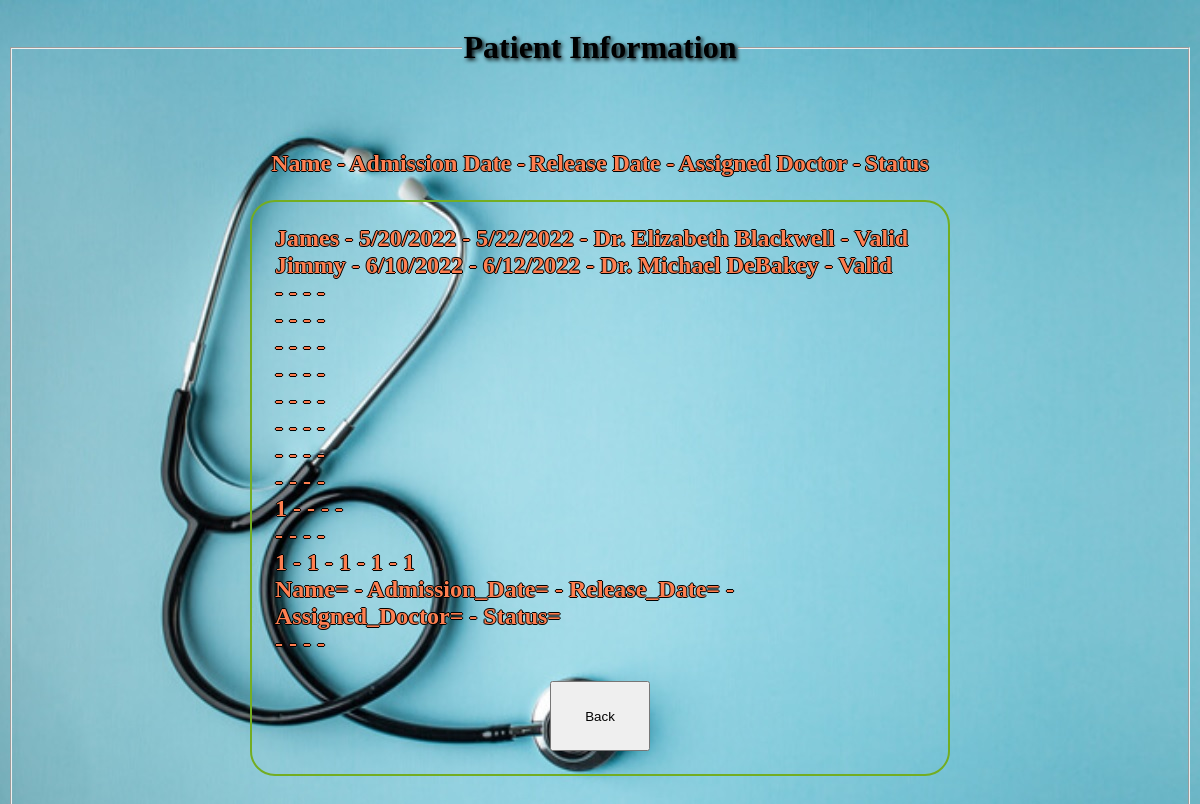
The app's page /view/patientinfo.php (signed in) with its own data.
### tables this page shows
CREATE TABLE `patient` (
  `Name` varchar(100) NOT NULL,
  `Admission_Date` varchar(100) NOT NULL,
  `Release_Date` varchar(100) NOT NULL,
  `Assigned_Doctor` varchar(100) NOT NULL,
  `Status` varchar(100) NOT NULL
);

### model/patientModel.php (the view, shortened to what this page needs)
<?php
    function patient()
    {
        $conn = getConnection();
        $sql = "SELECT * FROM patient";
        $result = mysqli_query($conn, $sql);
        $count = mysqli_num_rows($result);
        if($count >0) {
        while($row = mysqli_fetch_assoc($result)) {
            echo $row["Name"]." - ".$row["Admission_Date"]." - ".$row["Release_Date"]." - ".$row["Assigned_Doctor"]." - ".$row["Status"]. "<br>";
            }
        }
        else {
        echo "No Data Found!!";
        }
    }
?>

### view/patientinfo.php (shortened to what this page needs)
<?php
	require_once "../model/patientModel.php";
	if(isset($_SESSION['status']) && isset($_COOKIE['status'])){
?>
<html>
<head>
</head>
     <body background="../assets/doccover.jpg" link="#ffffff" alink="#017bf5" vlink="#ffffff" >
        <form method="post" action="../controller/adminCheck.php">
    	    <fieldset>
      	    <legend style="text-align: center;"><h1 id="s1">Patient Information</h1></legend>
      	    <br><br><br>
      	    <table align="center">
      	    	<tr>
      	    		<td id="t1"><h2>
      	    			Name -
      	    		</h2>
      	    		</td>
      	    		<td id="t1"><h2>
      	    			 Admission Date -
      	    			</h2>
      	    		</td>
      	    		<td id="t1"><h2>
      	    			 Release Date -
      	    			</h2>
      	    		</td>
      	    		<td id="t1"><h2>
      	    			 Assigned Doctor -
      	    			</h2>
      	    		</td>
      	    		<td id="t1"><h2>
      	    			 Status
      	    			</h2>
      	    		</td>
      	    	</tr>
      	    </table>
                <table align="center" id="rcorners1">
					<tr>
						<td id="t1"><h2>
							<?php
                        	patient();
                            ?>
                            </h2>
						</td>
					</tr>
					<tr>
						<td align="center">
							<a href="adminProfile.php">
							<input type="button" style="height: 70px; width: 100px;" name="" value="Back">
						    </a>
						</td>
					</tr>
		        </table>
		        <br><br><br>
            </fieldset>
        </form>
    </body>
</html>
<?php
	}else{
		echo " Please Login Again!!";
	}
?>

### view/patientinfo.php (style rules this page uses)
#rcorners1 { border-radius: 25px; border: 2px solid #73AD21; padding: 20px; width: 700px; height: 150px; }
#s1 { color: black; text-shadow: 2px 2px 4px #000000; }
#t1 { color: coral; text-shadow: -1px 0 black, 0 1px black, 1px 0 black, 0 -1px black; }

### records on screen
patient: Name "James", Admission_Date "5/20/2022", Release_Date "5/22/2022", Assigned_Doctor "Dr. Elizabeth Blackwell", Status "Valid"
patient: Name "Jimmy", Admission_Date "6/10/2022", Release_Date "6/12/2022", Assigned_Doctor "Dr. Michael DeBakey", Status "Valid"
patient: Name "1"
patient: Name "1", Admission_Date "1", Release_Date "1", Assigned_Doctor "1", Status "1"
patient: Name "Name=", Admission_Date "Admission_Date=", Release_Date "Release_Date=", Assigned_Doctor "Assigned_Doctor=", Status "Status="
